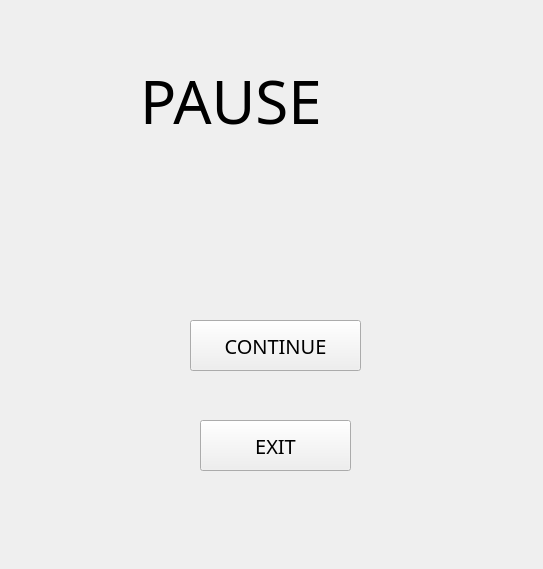
<?xml version="1.0" encoding="UTF-8"?>
<ui version="4.0">
 <class>PauseWindow</class>
 <widget class="QWidget" name="PauseWindow">
  <property name="geometry">
   <rect>
    <x>0</x>
    <y>0</y>
    <width>543</width>
    <height>569</height>
   </rect>
  </property>
  <property name="windowTitle">
   <string>Form</string>
  </property>
  <widget class="QPushButton" name="pushButton_continue">
   <property name="geometry">
    <rect>
     <x>190</x>
     <y>320</y>
     <width>171</width>
     <height>51</height>
    </rect>
   </property>
   <property name="font">
    <font>
     <family>Imprint MT Shadow</family>
     <pointsize>15</pointsize>
    </font>
   </property>
   <property name="text">
    <string>CONTINUE</string>
   </property>
  </widget>
  <widget class="QPushButton" name="pushButton_exit">
   <property name="geometry">
    <rect>
     <x>200</x>
     <y>420</y>
     <width>151</width>
     <height>51</height>
    </rect>
   </property>
   <property name="font">
    <font>
     <family>Imprint MT Shadow</family>
     <pointsize>15</pointsize>
    </font>
   </property>
   <property name="text">
    <string>EXIT</string>
   </property>
  </widget>
  <widget class="QLabel" name="label">
   <property name="geometry">
    <rect>
     <x>140</x>
     <y>40</y>
     <width>281</width>
     <height>121</height>
    </rect>
   </property>
   <property name="font">
    <font>
     <family>Imprint MT Shadow</family>
     <pointsize>45</pointsize>
    </font>
   </property>
   <property name="text">
    <string>PAUSE</string>
   </property>
  </widget>
 </widget>
 <resources/>
 <connections/>
</ui>
